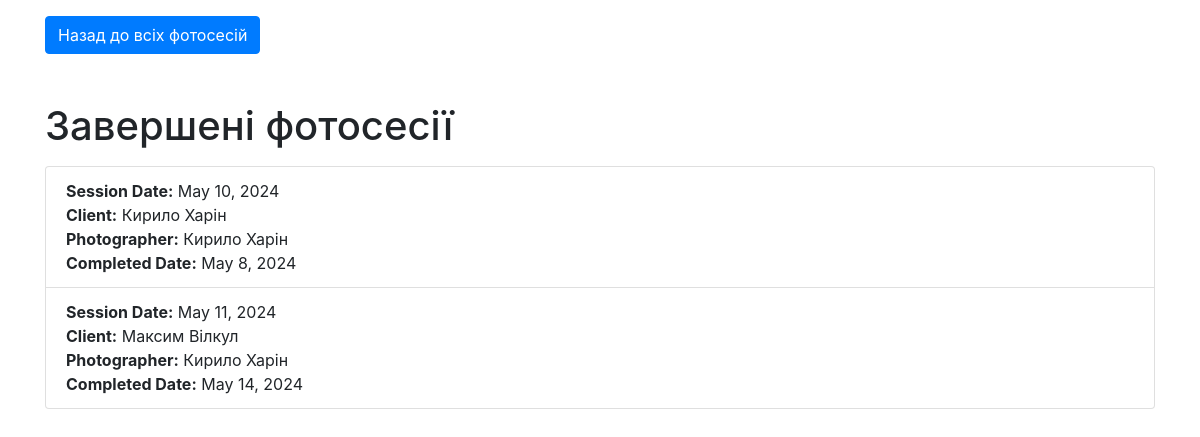
Screenshot of /completed_sessions/ with the database file from the repository.
### kharin/models.py (models this page shows, shortened)
class CompletedSessions(models.Model):
    completion_id = models.AutoField(primary_key=True)
    session = models.ForeignKey(PhotoSessions, on_delete=models.CASCADE)
    photographer_name = models.CharField(max_length=100)
    completed_date = models.DateField()

class PhotoSessions(models.Model):
    session_id = models.AutoField(primary_key=True)
    client = models.ForeignKey(Clients, on_delete=models.CASCADE)
    date = models.DateField()
    duration = models.IntegerField()
    location = models.CharField(max_length=200)
    notes = models.TextField(blank=True)

class Clients(models.Model):
    client_id = models.AutoField(primary_key=True)
    name = models.CharField(max_length=100)
    email = models.EmailField(unique=False)
    phone = models.CharField(max_length=20)

### kharin/views.py (the view)
# urls.py: path('completed_sessions/', CompletedSessionsView.as_view(), name='completed-sessions'),
class CompletedSessionsView(View):
    def get(self, request):
        completed_sessions = CompletedSessions.objects.all()
        return render(request, 'completed_sessions.html', {'completed_sessions': completed_sessions})

### kharin/templates/completed_sessions.html (shortened to what this page needs)
<!DOCTYPE html>
<html lang="en">
<head>
    <link href="https://stackpath.bootstrapcdn.com/bootstrap/4.5.2/css/bootstrap.min.css" rel="stylesheet">
</head>
<body>
    <div class="container">
        <a href="{% url 'all-sessions' %}" class="btn btn-primary mt-3">Назад до всіх фотосесій</a>
        <h1 class="mt-5">Завершені фотосесії</h1>
        <ul class="list-group mt-3">
            {% for session in completed_sessions %}
                <li class="list-group-item">
                    <strong>Session Date:</strong> {{ session.session.date }}<br>
                    <strong>Client:</strong> {{ session.session.client.name }}<br>
                    <strong>Photographer:</strong> {{ session.photographer_name }}<br>
                    <strong>Completed Date:</strong> {{ session.completed_date }}<br>
                </li>
            {% endfor %}
        </ul>
    </div>
</body>
</html>

### rows the page displays
CompletedSessions: session "May 10, 2024", session.client.name "Кирило Харін", photographer_name "Кирило Харін", completed_date "May 8, 2024"
CompletedSessions: session "May 11, 2024", session.client.name "Максим Вілкул", photographer_name "Кирило Харін", completed_date "May 14, 2024"
